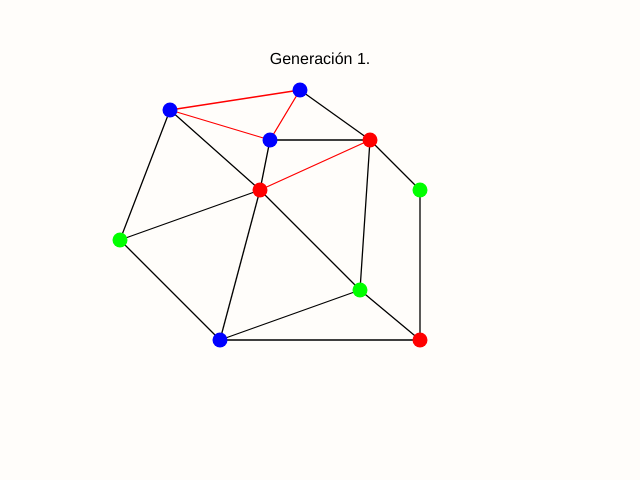
Frame 1 (no input)
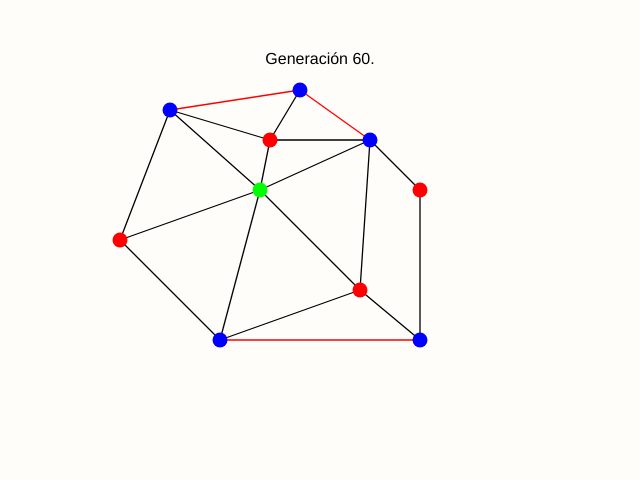
Frame 60 (no input)
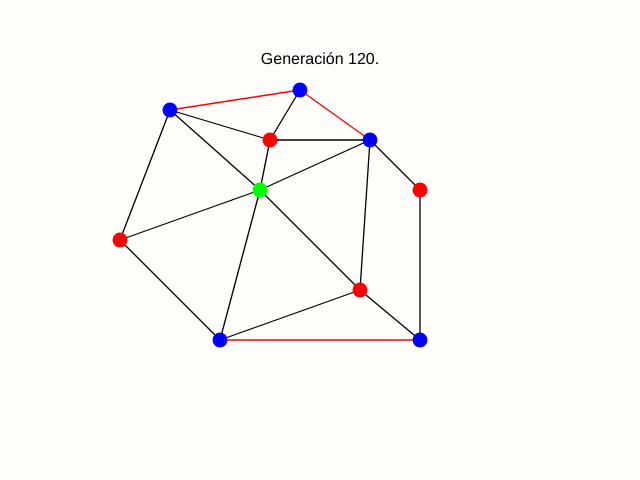
Frame 120 (the mouse pressed at the canvas centre since frame 60)

The p5.js sketch that drew these frames (run headless with seeded random() and noise() and a simulated clock; from frame 60 on, the mouse is pressed at the canvas centre):

// p5.js sketch
// ── sketch.js
function setup() {
  createCanvas(640, 480);

  Individuos = Inicializacion(n, nIndividuos)
  Mejor = MejorIndividuo(Individuos)
  // frameRate(2)
}

function draw() {

  background(color(255, 253, 250));

  fill(0)
  textSize(16)
  textAlign(CENTER, CENTER)
  text("Generación " + frameCount + ".", width / 2, height / 8)
  
  Individuos = Seleccion(Individuos)
  Individuos = Cruce(Individuos)
  Individuos = Mutacion(Individuos)
  Mejor = MejorIndividuo(Individuos)
  
  translate(width / 2, height / 2)
  
  strokeWeight(1.3)
  
  let cont = 0
  for (let e of edges) {
    let node1 = nodes[e[0]]
    let node2 = nodes[e[1]]

    if (Mejor[e[0]] == Mejor[e[1]])
      stroke(color(255, 0, 0))
    else {
      stroke(0)
      cont++
    }
    
    line(node1.x, node1.y, node2.x, node2.y)
  }
  if(cont==edges.length) noLoop()

  for (let i = 0; i < n; i++) {

    let node = nodes[i]
    if (Mejor[i] == 1) fill(color(255, 0, 0))
    if (Mejor[i] == 2) fill(color(0, 255, 0))
    if (Mejor[i] == 3) fill(color(0, 0, 255))

    noStroke()
    ellipse(node.x, node.y, 15, 15)
  }
}
// ── ga.js
function Parejas(n) {
  par = {}
  Aleatorio = []
  for (let i = 0; i < n / 2; i++)
    Aleatorio.push(i % Math.round(n / 2))
  Aleatorio = shuffle(Aleatorio)
  for (let i = 0; i < n / 2; i++) {
    par[i] = Aleatorio[i]
    par[Aleatorio[i]] = i
  }
  return par
}

function MejorIndividuo(Individuos) {
  for (let i of Individuos) {
    if (MejorPtj < Idoneidad(i)) {
      Mejor = i
      MejorPtj = Idoneidad(i)
    }
  }
  return Mejor
}

function Inicializacion(n, nIndividuos) {
  let Individuos = []
  for (let _ = 0; _ < nIndividuos; _++) {
    Individuos.push([])
    for (let i = 0; i < n; i++)
      Individuos[_].push(Math.ceil(random(3)))
  }
  return Individuos
}

function Idoneidad(_colors) {
  let x = 0
  for (let e of edges) {
    if (_colors[e[0]] != _colors[e[1]]) {
      x++
    }
  }
  return x
}

function Seleccion(Individuos) {
  let par = Parejas(Individuos.length)
  for (let k in par) {
    let v = par[k]
    if (Idoneidad(Individuos[k]) > Idoneidad(Individuos[v])) {
      Individuos[v] = Individuos[k]
    }
  }
  return Individuos
}

function Cruce(Individuos) {
  let par = Parejas(Individuos.length)
  let item = 0
  for (let k in par) {
    let v = par[k]
    if (item % 2 == 0) {
      let Punto = Math.ceil(random(n))
      let Hijo1 = []
      let Hijo2 = []
      let Padre1 = Individuos[k]
      let Padre2 = Individuos[v]
      for (let x = 0; x < Punto; x++) {
        Hijo1.push(Padre1[x])
        Hijo2.push(Padre2[x])
      }
      for (let x = Punto; x < n; x++) {
        Hijo1.push(Padre2[x])
        Hijo2.push(Padre1[x])
      }
      Individuos[k] = Hijo1
      Individuos[v] = Hijo2
    }
    item++
  }
  return Individuos
}

function Mutacion(Individuos) {
  for (let i = 0; i < Individuos.length; i++) {
    if (random(1) > 0.5) {
      Individuos[i][Math.ceil(random(n))] = Math.ceil(random(3))
    }
  }
  return Individuos
}


// ── variables.js
var Individuos, Mejor = [], MejorPtj = 0, nIndividuos = 8
var nodes = [
  {x: 100, y: 100},
  {x: -100, y: 100},
  {x: 50, y: -100},
  {x: 100, y: -50},
  {x: 40, y: 50},
  {x: -60, y: -50},
  {x: -50, y: -100},
  {x: -20, y: -150},
  {x: -150, y: -130},
  {x: -200, y: 0},
]
var n = nodes.length

var edges = [
  [0, 1],
  [0, 3],
  [0, 4],
  [1, 4],
  [1, 5],
  [1, 9],
  [2, 3],
  [2, 4],
  [2, 5],
  [2, 6],
  [2, 7],
  [4, 5],
  [5, 6],
  [5, 8],
  [5, 9],
  [6, 7],
  [6, 8],
  [7, 8],
  [8, 9],
]
